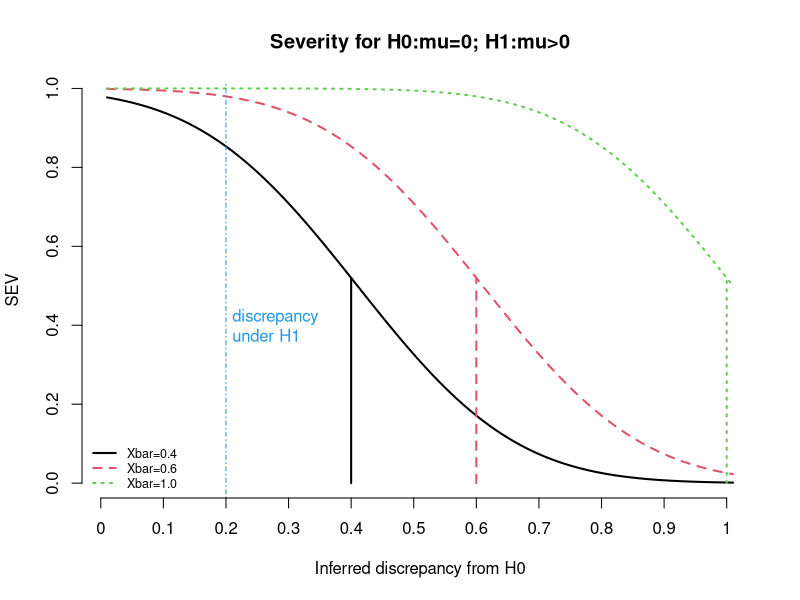

R code for this plot:
# Sig level.
sig <- 0.05

# Hypothesis.
# H0 : mu = 0
# H1 : mu > 0

# Parameters of the experiment.
sd <- 2
n <- 100

# The three outcomes.
mu1 <- 0.4
mu2 <- 0.6
mu3 <- 1.0

# Significance tests for the tree outcomes.
se <- sd/sqrt(n)

z1 <- mu1/se
p1 <- 1-pnorm(z1)

z2 <- mu2/se
p2 <- 1-pnorm(z2)

z3 <- mu3/se
p3 <- 1-pnorm(z3)

p1 <= sig
p2 <= sig
p3 <= sig

### Severity curves for the outcomes.

# 1. Get z statistics for a range of discrepancies from H0.
ds <- seq(0, 1, 0.01)
zs <- ds/se

# 2. Get difference between z for observed and hypothetical discrepancy.
z1s <- zs-z1
z2s <- zs-z2
z3s <- zs-z3

# 3. Get corresponding p value.
sevs1 <- 1-pnorm(z1s)
sevs2 <- 1-pnorm(z2s)
sevs3 <- 1-pnorm(z3s)

# 4. Make sure you understand the results bloody well. — Thanks, Jackie!

# 5. Plot it to impress sharp-minded scientists.
plot(sevs1, type = "l", xaxt = "n", bty = "n", ylab = "", xlab = "",
     col = 1, lty = 1, lwd = 2)
lines(sevs2, col = 2, lty =2, lwd = 2)
lines(sevs3, col = 3, lty = 3, lwd = 2)

abline(v = 0.2 * 100, col = 4, lty = 4)
text(x = 0.21 * 100, y = 0.4, labels = "discrepancy\nunder H1", col = 4, adj = 0)

lines(x = c(mu1 * 100, mu1 * 100), y = c(0, sevs1[mu1*100]), col = 1, lty = 1, lwd = 2)
text(x = (mu1 + 0.01) * 100, y = 0.4, labels = "", col = 1, adj = 0)

lines(x = c(mu2 * 100, mu2 * 100), y = c(0, sevs2[mu2*100]), col = 2, lty = 2, lwd = 2)
text(x = (mu2 + 0.01) * 100, y = 0.4, labels = "", col = 2, adj = 0)

lines(x = c(mu3 * 100, mu3 * 100), y = c(0, sevs3[mu3*100]), col = 3, lty = 3, lwd = 2)
text(x = (mu3 + 0.01) * 100, y = 0.4, labels = "", col = 3, adj = 0)

axis(1, at = seq(0, 100, 10), labels = seq(0, 1, 0.1))
title("Severity for H0:mu=0; H1:mu>0", xlab="Inferred discrepancy from H0", ylab="SEV")
legend("bottomleft", c("Xbar=0.4", "Xbar=0.6", "Xbar=1.0"),
       bty = "n", col = 1:3, lty = 1:3, cex = 0.75, lwd = 2)
